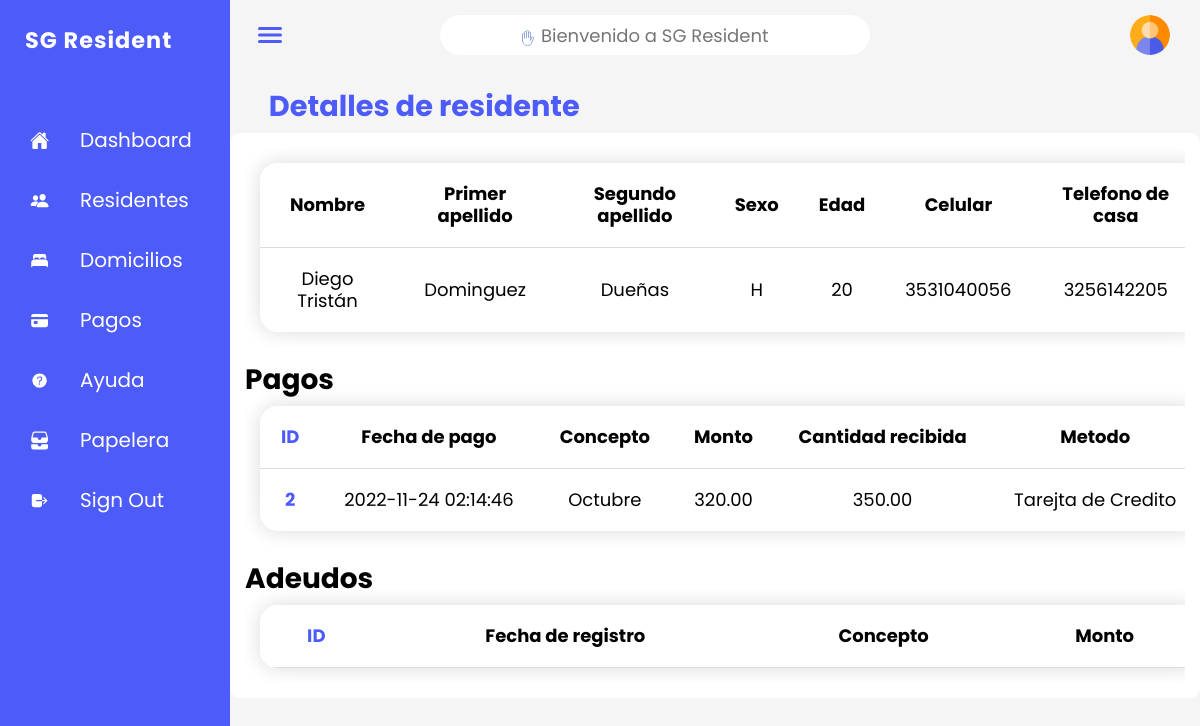
/configuraciones/operaciones_residente/detalles_res.php?id_=2, run on the app's committed database.
### tables this page shows
CREATE TABLE titular(
	ID_TITULAR		INT 			auto_increment		PRIMARY KEY,  
	NOMBRE	 		VARCHAR(50)		NOT NULL,						 
	PR_APELL		VARCHAR(50) 	NOT NULL,
	SEG_APELL		VARCHAR(50)		NOT NULL,
	SEXO			VARCHAR(1)		NULL,
	EDAD			INT 			NOT NULL,
	CELULAR			VARCHAR(25)		NULL,
	TEL_CASA		VARCHAR(25)		NULL,
	INACTIVO		BIT  			DEFAULT 0	 
);

CREATE TABLE pago(
	ID_PAGO			INT 			auto_increment			PRIMARY KEY,
	MES				VARCHAR(20)		NOT NULL,
	MONTO	 		DECIMAL(6,2)	DEFAULT 320.00,
	RECIBIDO		DECIMAL(6,2)	NULL,
	FCHA_PAGO		TIMESTAMP		DEFAULT current_timestamp,
	NOM_PAGADOR		VARCHAR(50) 	NULL,
	PAG_APELL_1		VARCHAR(50)		NULL,
	PAG_APELL_2		VARCHAR(50)		NULL,
	ADEUDO 			BIT				DEFAULT 0,
	INACTIVO		BIT 			DEFAULT 0,
	ID_TITULAR		INT,
	
	CONSTRAINT FKPago FOREIGN KEY(ID_TITULAR)  
		REFERENCES titular(ID_TITULAR) 
		ON UPDATE CASCADE
        ON DELETE SET NULL
);

CREATE TABLE metodo_pago(
	TIPO				VARCHAR(20)		NOT NULL,  
	NO_CUENTA			VARCHAR(20)		NULL,
	NO_CHEQUE			VARCHAR(20)		NULL,
	NO_TARJETA			VARCHAR(20)		NULL,
	COD_TARJETA			VARCHAR(7)		NULL,
	FCHA_EXP			VARCHAR(8)		NULL,
	NO_TRANSFERENCIA	VARCHAR(20)		NULL,
	ID_PAGO				INT,
	
	PRIMARY KEY(TIPO, ID_PAGO),
	
	CONSTRAINT FK_METPAGO_DEL FOREIGN KEY(ID_PAGO) 
		REFERENCES pago(ID_PAGO)
        ON UPDATE CASCADE
		ON DELETE CASCADE
);

### configuraciones/operaciones_residente/detalles_res.php (the view, shortened to what this page needs)
<?php
include_once '../conexion_bd.php';
$id = $_GET["id_"];
$query_consulta = "SELECT * FROM titular WHERE id_titular = '$id' AND inactivo = '0'";
$consulta = $conexion -> query($query_consulta);
$query_meses = "SELECT *, m.TIPO
                FROM pago AS p
                JOIN metodo_pago as m ON p.ID_PAGO = m.ID_PAGO
                JOIN titular as t ON p.ID_TITULAR = '$id'
                WHERE p.INACTIVO = '0'
                GROUP BY p.ID_PAGO";
$consulta_meses = $conexion -> query($query_meses);
?>
<!doctype HTML>
<html>
<head>
    <link rel = "stylesheet" href = "../../css/style.css">
    <link rel = "stylesheet" href = "../../css/tablas.css">
</head>
<body>
    <div class = "container">
        <div class = "main">
            <div class = "main-title">
                <h1 class = "wow-title">Detalles de residente</h1>
            </div>
            <div class = "item" id = "tabla-res">
                <div class="table-wrapper">
                    <table class="styled-table">
                        <thead>
                            <th>Nombre</th>
                                <th>Primer apellido</th>
                                <th>Segundo apellido</th>
                                <th>Sexo</th>
                                <th>Edad</th>
                                <th>Celular</th>
                                <th>Telefono de casa</th>
                        </thead>
                        <tbody>
                        <?php
                        if(mysqli_num_rows($consulta) > 0){
                            $row = $consulta -> fetch_assoc()?>
                            <tr>
                                <td><?php echo $row['NOMBRE'];?></td>
                                <td><?php echo $row['PR_APELL'];?></td>
                                <td><?php echo $row['SEG_APELL'];?></td>
                                <td><?php echo $row['SEXO'];?></td>
                                <td><?php echo $row['EDAD'];?></td>
                                <td><?php echo $row['CELULAR'];?></td>
                                <td><?php echo $row['TEL_CASA'];?></td>
                            </tr>
                            <?php }
                            ?>
                        </tbody>
                    </table>
                </div>
            <br>
                <h1 class = "wow-title">Pagos</h1>
                <div class="table-wrapper">
                    <table class="styled-table">
                        <thead>
                                <th class = "id-azul">ID</th>
                                <th>Fecha de pago</th>
                                <th>Concepto</th>
                                <th>Monto</th>
                                <th>Cantidad recibida</th>
                                <th>Metodo</th>
                        </thead>
                        <tbody>
                        <?php
                        if(mysqli_num_rows($consulta_meses) > 0){
                            while($row = $consulta_meses -> fetch_assoc()){?>
                            <tr>
                                <th class="id-azul"><?php echo $row['ID_PAGO'];?></th>
                                <td><?php echo $row['FCHA_PAGO'];?></td>
                                <td><?php echo $row['MES'];?></td>
                                <td><?php echo $row['MONTO'];?></td>
                                <td><?php echo $row['RECIBIDO'];?></td>
                                <td><?php echo $row['TIPO'];?></td>
                            </tr>
                            <?php }
                            }
                            ?>
                        </tbody>
                    </table>
                        <br>
                        <h1 class = "wow-title">Adeudos</h1>
                    <div class="table-wrapper">
                        <table class="styled-table">
                            <thead>
                            <th class = "id-azul">ID</th>
                                <th>Fecha de registro</th>
                                <th>Concepto</th>
                                <th>Monto</th>
                            </thead>
                        </table>
                    </div>
                </div>
            </div>
        </div>
</body>
</html>

### css/style.css (style rules this page uses)
:root { --clr-indigo: #4a67b4; --clr-primary: #4d5bf9; --clr-blue: #004CC1; --clr-light-sky: #92a6e2; --clr-purple: #695cfe; --clr-mustard: #e2a415; --clr-black: #1c1c1c; --clr-black-80: #2f2f2f; --clr-black-60: #282828; --clr-bone : #e9e9e9; --clr-lightgray : #f5f5f5; --clr-gray: #969696; --clr-white: #ffffff; --clr-white-80: #f7f3f3; --clr-white-60: #dbdada; }
* { margin: 0; padding: 0; box-sizing: border-box; font-family: "Poppins", sans-serif; }
body { min-height: 100vh; overflow-x: hidden; background: var(--clr-lightgray); }
.container { position: relative; width: 100%; }
.navigation { position: fixed; left: 0px; width: 230px; height: 100%; background: var(--clr-primary); border-left: 10px solid var(--clr-primary); transition: 0.5s; overflow: hidden; }
.navigation ul { position: absolute; top: 0; left: 0; width: 100%; }
.navigation ul li { position: relative; width: 100%; list-style: none; border-top-left-radius: 30px; border-bottom-left-radius: 30px; }
.navigation ul li:nth-child(1) { margin-top: 10px; margin-bottom: 40px; margin-left: -55px; pointer-events: none; }
.navigation ul li:nth-child(1) a .title { font-weight: 700; letter-spacing: 1px; font-size: 1.4rem; }
.navigation ul li a { position: relative; display: block; width: 100%; display: flex; text-decoration: none; color: var(--clr-white) }
.navigation ul li a .icon { position: relative; display: block; min-width: 60px; height: 60px; line-height: 70px; text-align: center; }
.navigation ul li a .icon ion-icon { font-size: 1.2rem; }
.navigation ul li a .title { font-size: 20px; position: relative; display: block; padding: 0 10px; height: 60px; line-height: 60px; text-align: start; white-space: nowrap; }
.main { position:absolute; width: calc(100% - 230px); left: 230px; min-height: 100vh; background: var(--clr-lightgray); transition: 0.5s; }
.topbar { width: 100%; height: 70px; display: flex; justify-content: space-between; align-items: center; padding: 0 10px; }
.toggle { position: relative; width: 60px; height: 60px; color: var(--clr-primary); display: flex; justify-content: center; align-items: center; font-size: 2em; cursor: pointer; }
.search { position: relative; right: 70px; width: 430px; margin: 0 10px; }
.search label { position: relative; width: 100%; }
.search label input { width: 100%; height: 40px; border-radius: 40px; padding: 5px 20px; padding-left: 35px; font-size: 18px; outline: none; border: 1px solid var(--clr-white); }
.search label input:disabled { background: var(--clr-white); padding-left: 100px; }
.search label ion-icon { position: absolute; top: 5px; left: 10px; font-size: 1em; color: var(--clr-primary); }
.search .disabled-search ion-icon { position: absolute; top: 5px; left: 80px; color: var(--clr-light-sky); }
.user { position: relative; right: 20px; width: 40px; height: 40px; border-radius: 50%; overflow: hidden; cursor: pointer; }
.user img { position: absolute; top: 0; left: 0; width: 100%; height: 100%; object-fit: cover; }
.main-title { width: calc(92%); margin-left: calc(4%); margin-top: 15px; }
.main-title .wow-title { color: var(--clr-primary); font-size: 1.8em; }
.item { background: var(--clr-white); margin-bottom: 20px; padding: 15px; font-size: 14px; line-height: 22px; border-radius: 10px; width: calc(92%); margin-left: calc(4%); margin-top: 5px; }
#tabla-res.item { margin-left: 0px; width: 100%; }

### css/tablas.css (style rules this page uses)
.styled-table { width: 100%; margin: 10px 0 0 0; padding: 0; border-collapse: collapse; border-radius: 1em; overflow: hidden; min-width: 400px; box-shadow: 0 0 20px rgba(0, 0, 0, 0.15); font-size: 18px; }
.styled-table th, .styled-table td { padding: 20px; text-align: center; }
.styled-table tbody tr { border-bottom: 1px solid #dddddd; }
.styled-table tbody tr:last-of-type { border-bottom: 2px seashell ; }
.styled-table tbody tr th, .styled-table th.id-azul { color: #4d5bf9; }
@media (max-width: 1400px) { .styled-table { width: 100%; margin: 15px; padding: 0; border-collapse: collapse; border-radius: 1em; overflow: hidden; min-width: 400px; box-shadow: 0 0 20px rgba(0, 0, 0, 0.15); } }
@media (max-width: 1400px) { .table-wrapper { overflow-x: scroll; width: 100%; } }

### data on the page
titular: NOMBRE "Diego Tristán", PR_APELL "Dominguez", SEG_APELL "Dueñas", SEXO "H", EDAD "20", CELULAR "3531040056", TEL_CASA "3256142205"
pago: metodo_pago.ID_PAGO "2", FCHA_PAGO "2022-11-24 02:14:46", MES "Octubre", MONTO "320.00", RECIBIDO "350.00", metodo_pago.TIPO "Tarejta de Credito"
